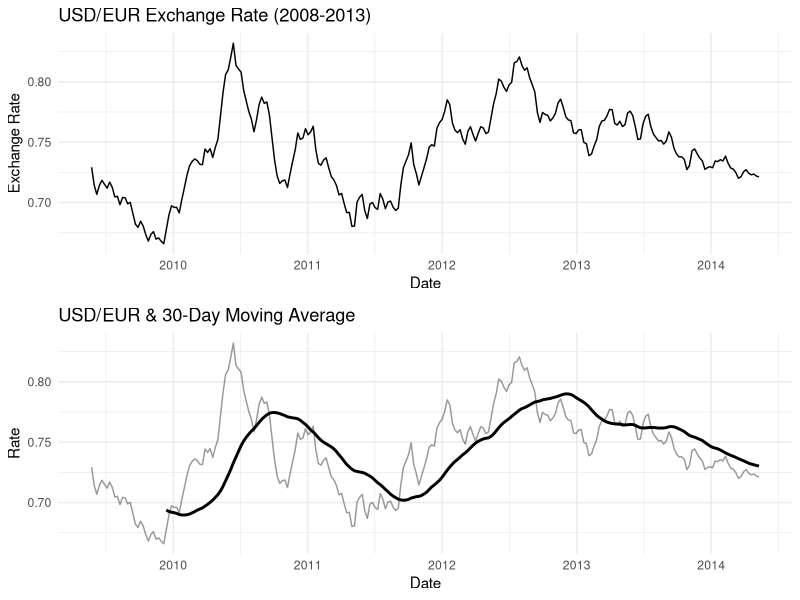
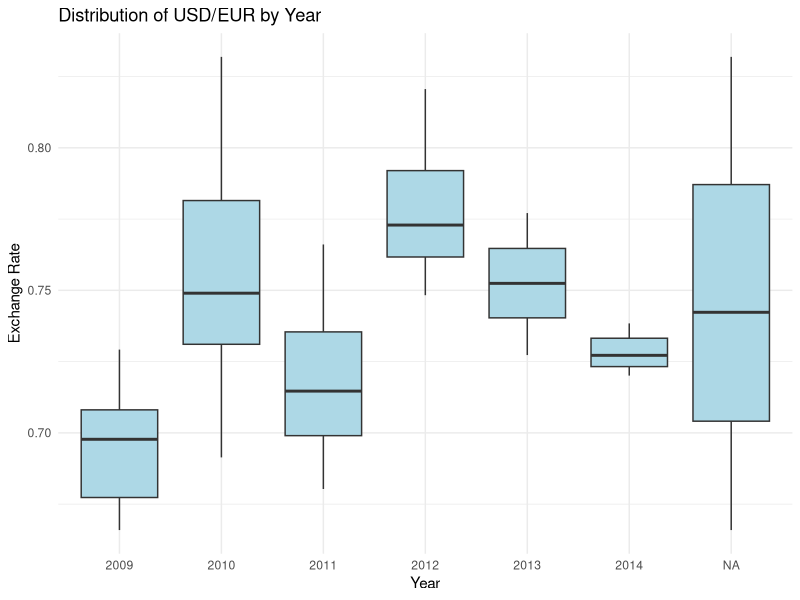
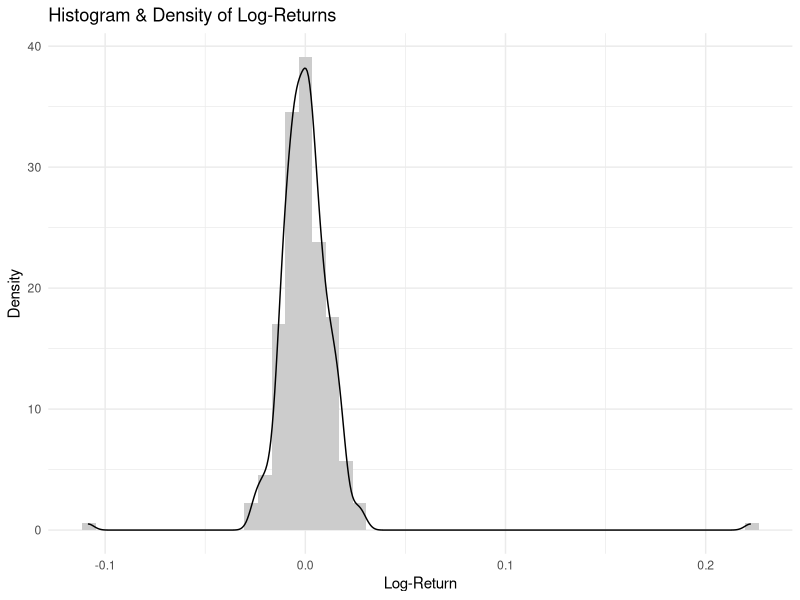
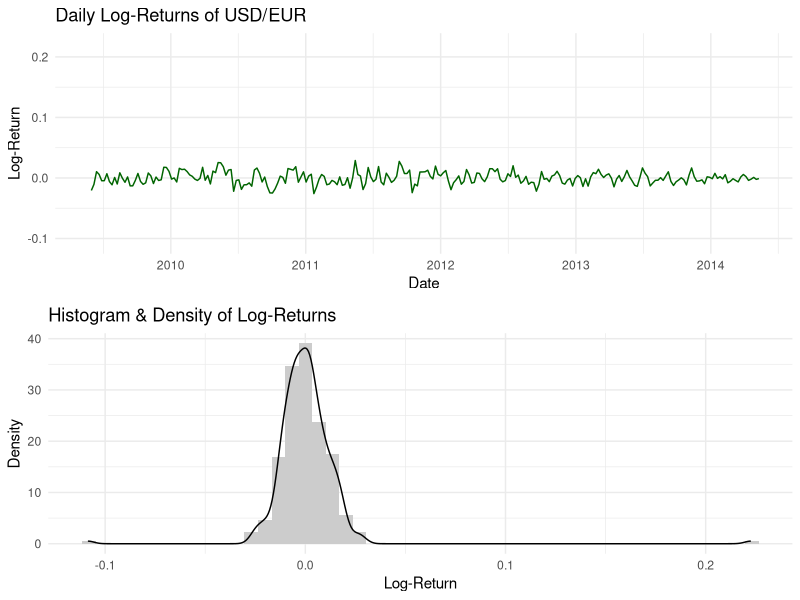
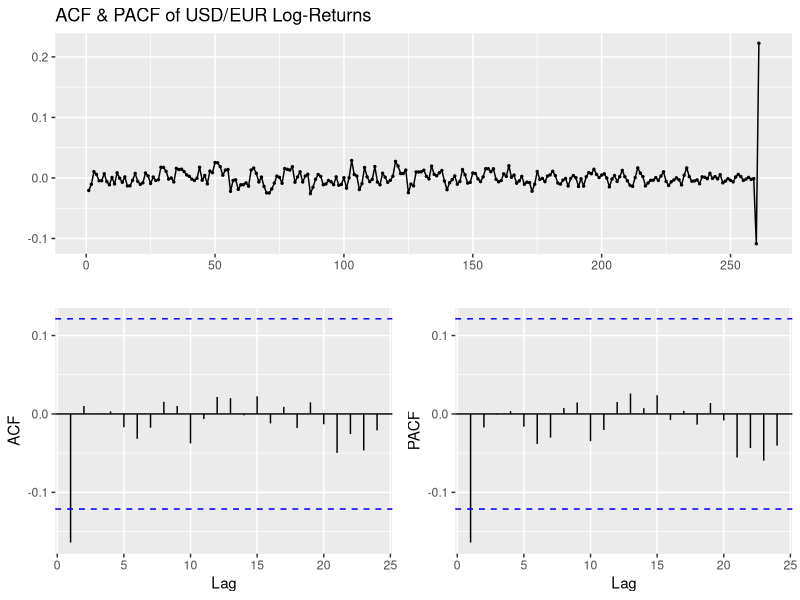

Source code (R) for these figures, in order:
library(tidyverse)
library(lubridate)
library(forecast)
library(tseries)
library(gridExtra)
library(zoo)
library(e1071)

df <- read_csv("USDEUR.csv", col_types = cols(.default = col_character())) %>%
  select(`End Date`, `USD/EUR`) %>%            
  rename(
    Date  = `End Date`,
    Price = `USD/EUR`
  ) %>%
  mutate(
    Date  = ymd(Date),                          
    Price = as.double(Price)                    
  ) %>%
  arrange(Date)

glimpse(df)
head(df)
summary(df$Price)

p1 <- ggplot(df, aes(x = Date, y = Price)) +
  geom_line() +
  labs(title = "USD/EUR Exchange Rate (2008-2013)",
       x = "Date", y = "Exchange Rate") +
  theme_minimal()

df <- df %>%
  mutate(Price_MA30 = rollmean(Price, k = 30, fill = NA, align = "right"))

p2 <- ggplot(df, aes(x = Date)) +
  geom_line(aes(y = Price), alpha = 0.4) +
  geom_line(aes(y = Price_MA30), size = 1, linetype = "solid") +
  labs(title = "USD/EUR & 30-Day Moving Average",
       x = "Date", y = "Rate") +
  theme_minimal()
grid.arrange(p1, p2, ncol = 1)

df_summary <- df %>%
  mutate(Year = year(Date)) %>%
  group_by(Year) %>%
  summarize(
    n        = n(),
    Mean     = mean(Price, na.rm = TRUE),
    SD       = sd(Price, na.rm = TRUE),
    Min      = min(Price, na.rm = TRUE),
    Max      = max(Price, na.rm = TRUE),
    Skewness = skewness(Price, na.rm = TRUE),
    Kurtosis = kurtosis(Price, na.rm = TRUE)
  )
print(df_summary)

p3 <- ggplot(df %>% mutate(Year = factor(year(Date))),
             aes(x = Year, y = Price)) +
  geom_boxplot(fill = "lightblue") +
  labs(title = "Distribution of USD/EUR by Year",
       x = "Year", y = "Exchange Rate") +
  theme_minimal()
print(p3)

df <- df %>%
  mutate(
    LogPrice = log(Price),
    Return   = LogPrice - lag(LogPrice)
  )

df_return_summary <- df %>%
  filter(!is.na(Return)) %>%
  mutate(Year = year(Date)) %>%
  group_by(Year) %>%
  summarize(
    MeanRet = mean(Return, na.rm = TRUE),
    SDRet   = sd(Return, na.rm = TRUE),
    MinRet  = min(Return, na.rm = TRUE),
    MaxRet  = max(Return, na.rm = TRUE)
  )
print(df_return_summary)

p4 <- ggplot(df, aes(x = Date, y = Return)) +
  geom_line(color = "darkgreen") +
  labs(title = "Daily Log-Returns of USD/EUR",
       x = "Date", y = "Log-Return") +
  theme_minimal()

p5 <- ggplot(df %>% filter(!is.na(Return)), aes(x = Return)) +
  geom_histogram(aes(y = ..density..), bins = 50, fill = "gray80") +
  geom_density() +
  labs(title = "Histogram & Density of Log-Returns",
       x = "Log-Return", y = "Density") +
  theme_minimal()

print(p5)
grid.arrange(p4, p5, ncol = 1)

adf_price  <- adf.test(na.omit(df$Price), alternative = "stationary")
adf_return <- adf.test(na.omit(df$Return), alternative = "stationary")
print(adf_price)
print(adf_return)

ggtsdisplay(na.omit(df$Return),
            main = "ACF & PACF of USD/EUR Log-Returns")